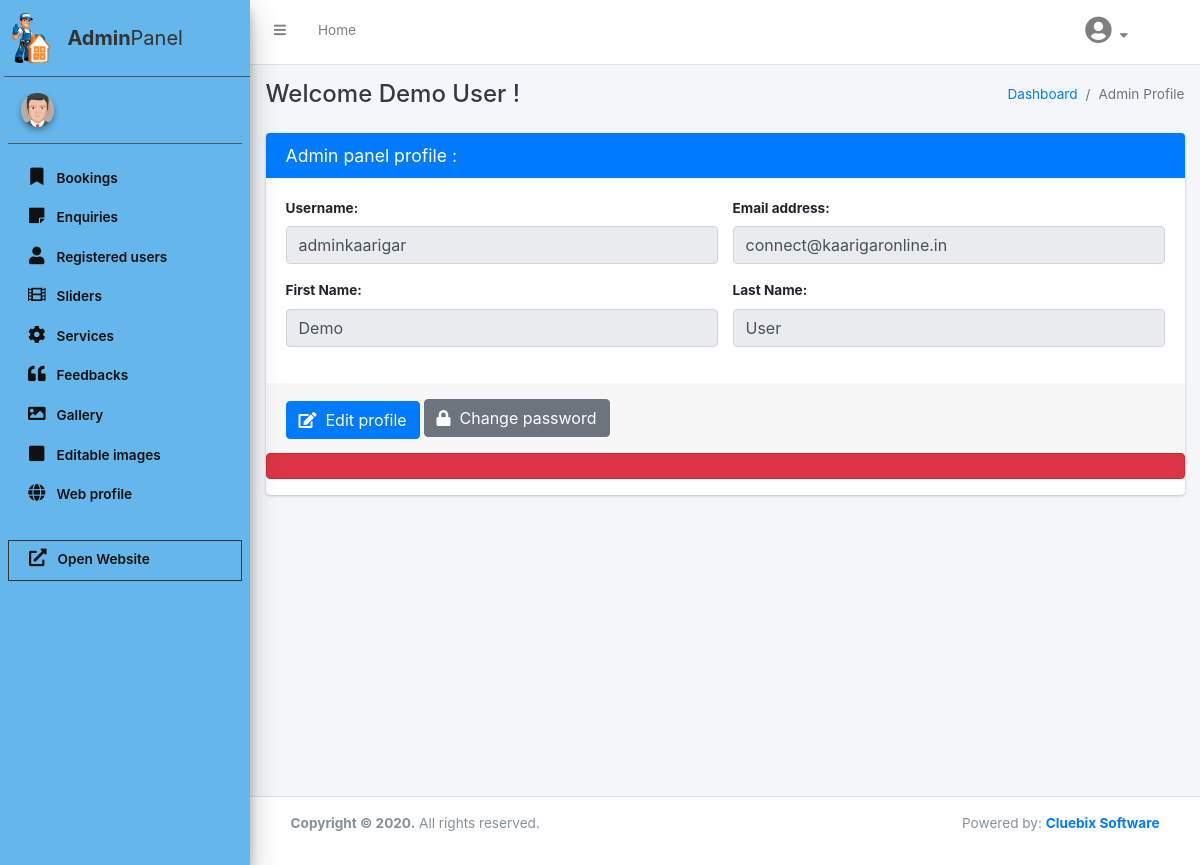
/index.php/login/changePwd, run on an earlier commit of the app's database.
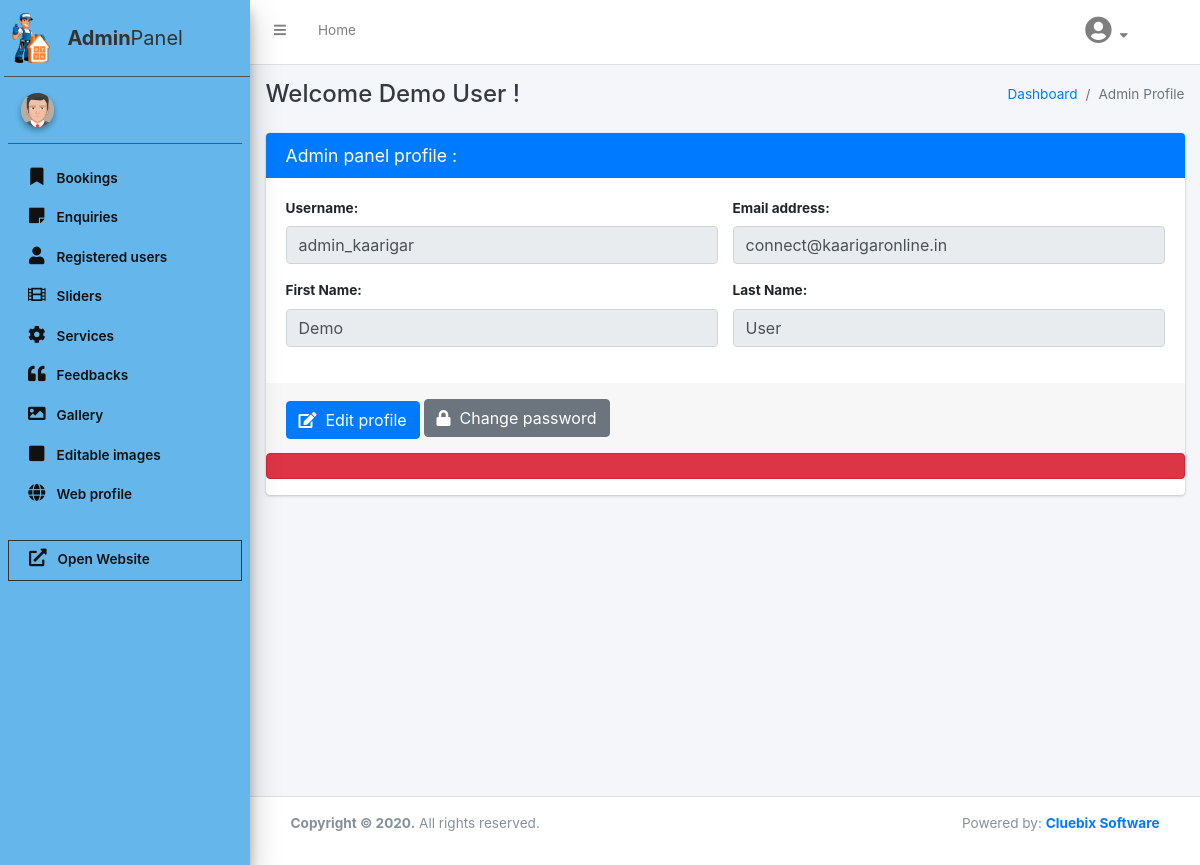
And on a later commit of the database.
### tables this page shows
CREATE TABLE `users` (
  `id` int(11) NOT NULL,
  `mobile_no` varchar(20) NOT NULL,
  `username` varchar(50) NOT NULL,
  `pwd` varchar(255) NOT NULL,
  `fname` varchar(15) NOT NULL,
  `lname` varchar(15) NOT NULL,
  `email` varchar(500) NOT NULL,
  `role` varchar(15) NOT NULL DEFAULT 'user',
  `is_verified` int(11) NOT NULL DEFAULT 0,
  `status` int(11) NOT NULL DEFAULT 1,
  `created_at` timestamp NOT NULL DEFAULT current_timestamp(),
  `modified_at` timestamp NOT NULL DEFAULT current_timestamp()
);

### application/controllers/Login.php (called while the page is built, shortened)
<?php
class Login extends MY_Controller {
    public function __construct(){
        $this->load->model('Auth_model', 'auth');
        $this->load->model('GetModel', 'fetch');
    }
    public function changePwd(){
        $this->form_validation->set_rules('oldp', 'Old Password', 'required|min_length[6]');
        $this->form_validation->set_rules('newp', 'New Password', 'required|min_length[6]');
        $this->form_validation->set_rules('cnfp', 'Confirm Password', 'required|min_length[6]');
        if($this->form_validation->run() == TRUE){
            $data=$this->input->post();
            $admProfile=$this->fetch->getAdminProfile();
            if($data['newp']==$data['cnfp']){
                if( password_verify($data['oldp'], $admProfile->pwd) ){
                    $hash['pwd'] = password_hash( $this->input->post('cnfp'), PASSWORD_DEFAULT );
                    $status=$this->auth->changeAdminPassword($hash, $admProfile->id);
                    if($status){
                        $this->session->set_flashdata('success','Password Updated !');
                        redirect('Admin/adminProfile');
                    }
                    else{
                        $this->session->set_flashdata('failed','Error !');
                        redirect('Admin/adminProfile');
                    }
                }
                else{
                    $this->session->set_flashdata('failed','Invalid old password !');
                    redirect('Admin/adminProfile');
                }
            }
            else{
                $this->session->set_flashdata('failed','New & confirm password should be same !');
                redirect('Admin/adminProfile');
            }
        }
        else{
            $admProfile=$this->fetch->getAdminProfile();
            $this->load->view( 'admin/adminheader', ['admProfile' => $admProfile, 'errors'=> validation_errors()] );
            $this->load->view('admin/adminaside');
            $this->load->view('admin/adminProfile');
            $this->load->view('admin/adminfooter');
        }
    }
}

### index.php (called while the page is built, shortened)
<?php
require_once BASEPATH.'core/CodeIgniter.php';

### application/models/GetModel.php (called while the page is built, shortened)
<?php
class GetModel extends CI_Model{
    public function getAdminProfile()
    {
        return $this->db->where('role','admin')->get('users')->row();
    }
}
?>

### application/views/admin/adminProfile.php (the view, shortened to what the changed rows need)
<div class="content-wrapper">
    <div class="content-header">
        <div class="container-fluid">
            <div class="row mb-4">
                <div class="col-md-6">
                    <h4 class="m-0 text-dark">Welcome <?php echo $admProfile->fname .'&nbsp;' . $admProfile->lname ?> !</h4>
                </div>
            </div>
            <div class="row adm-pro-row">
                <div class="col-md-12">
                    <div class="card card-primary">
                        <?php
                            $username1=$admProfile->username;
                            $email1=$admProfile->email;
                            $fname=$admProfile->fname;
                            $lname=$admProfile->lname;
                        ?>
                        <form role="form">
                            <div class="card-body">
                                <div class="row">
                                    <div class="form-group col-md-6">
                                        <label for="Uname">Username:</label>
                                        <input type="text" class="form-control" id="Uname" value="<?=$username1?>" disabled>
                                    </div>
                                    <div class="form-group col-md-6">
                                        <label for="Email">Email address:</label>
                                        <input type="email" class="form-control" id="Email" value="<?=$email1?>" disabled>
                                    </div>
                                </div>
                                <div class="row">
                                    <div class="form-group col-md-6">
                                        <label for="fname">First Name:</label>
                                        <input type="text" class="form-control" id="fname" value="<?=$fname?>" disabled>
                                    </div>
                                    <div class="form-group col-md-6">
                                        <label for="lname">Last Name:</label>
                                        <input type="text" class="form-control" id="lname" value="<?=$lname?>" disabled>
                                    </div>
                                </div>
                            </div>
                        </form>
                    </div>
                </div>
            </div>
        </div>
    </div>
</div>

What changed in the data, as far as the page shows it:
changed users "Demo": username "adminkaarigar" → "admin_kaarigar"
